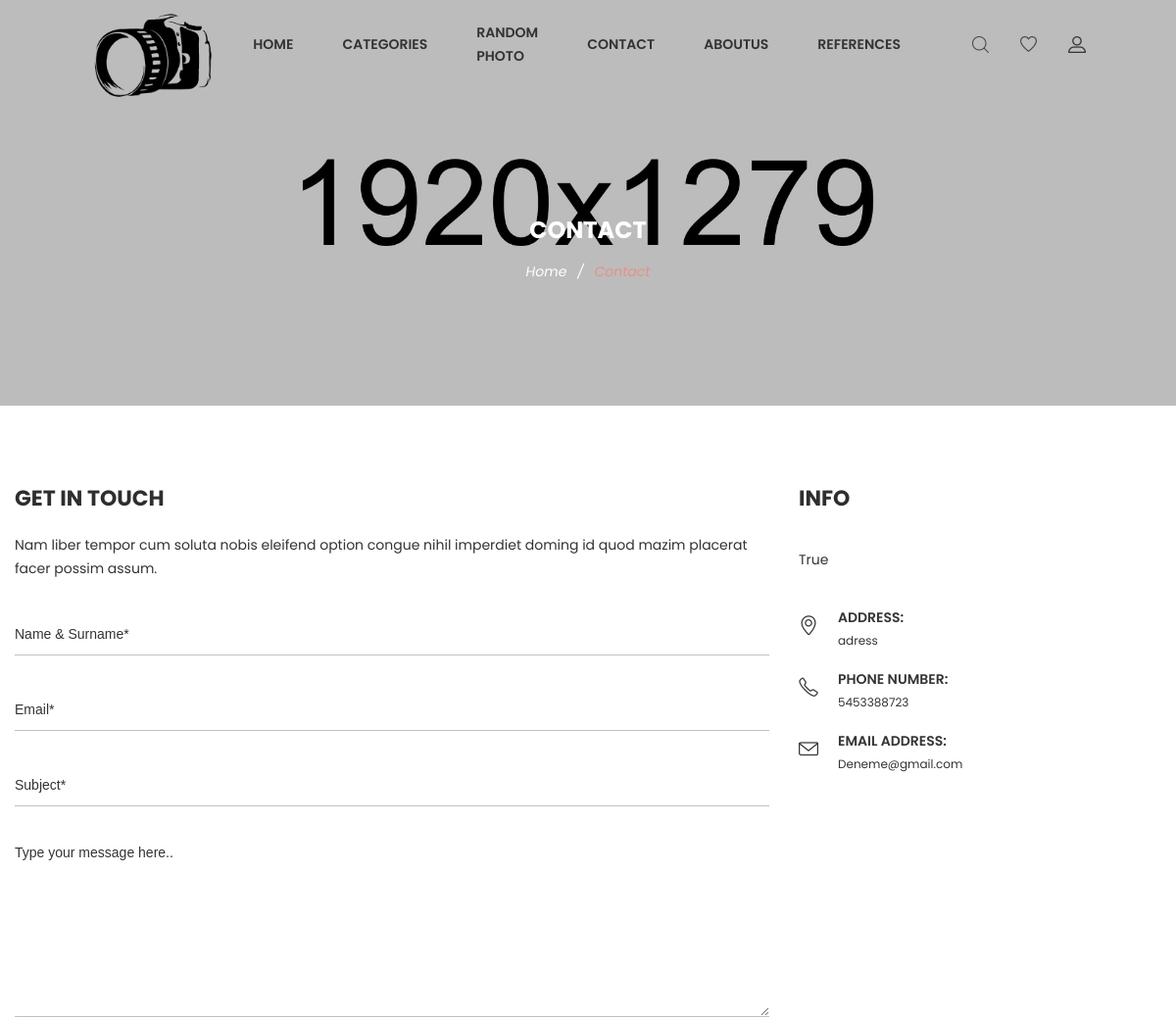
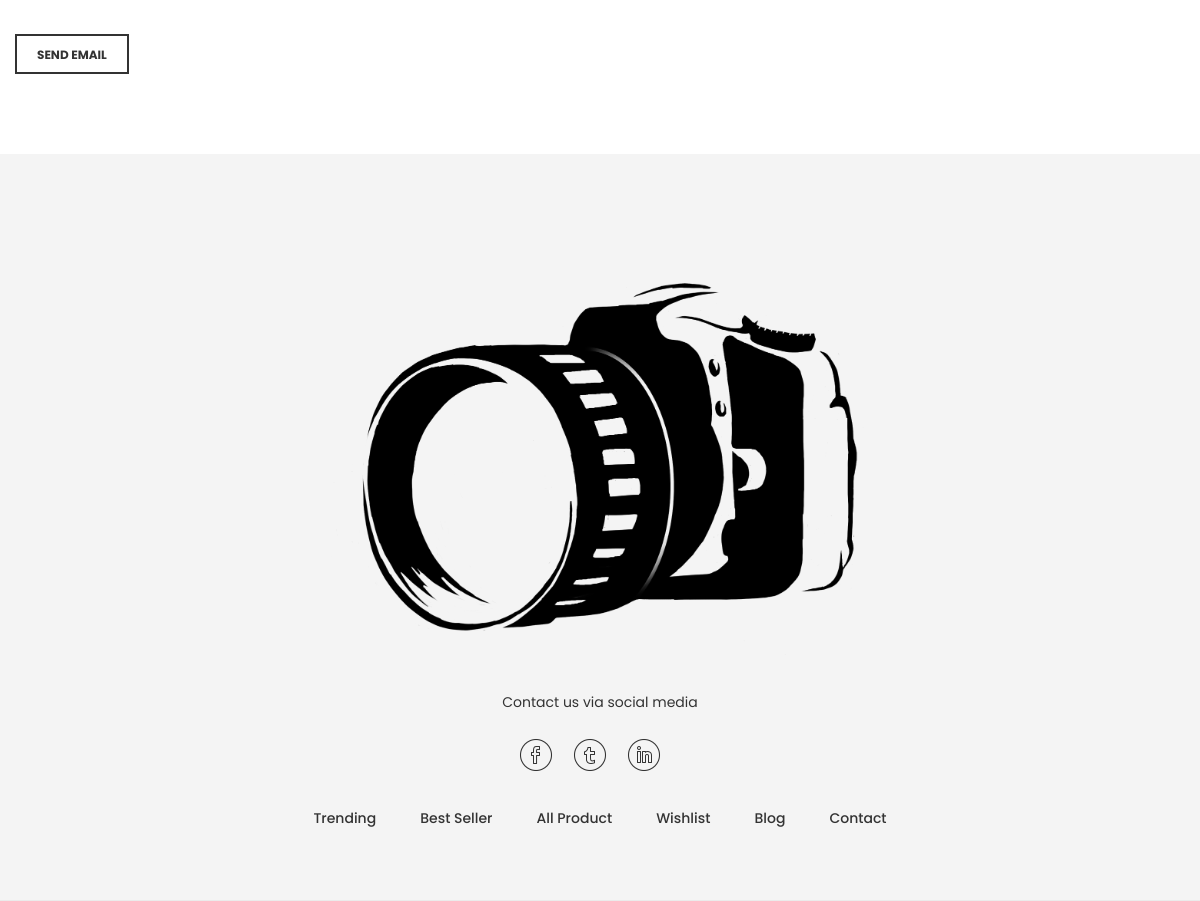
Page /contact (signed in) on the committed database (2 pictures, top to bottom).
### home/models.py (models this page shows, shortened)
class Setting(models.Model):
    STATUS = (
        ('True', 'Evet'),
        ('False', 'Hayır'),
    )
    title = models.CharField(max_length=50)
    keywords = models.CharField(max_length=50)
    description = models.CharField(max_length=255)
    company = models.CharField(max_length=50)
    address = models.CharField(blank=True, max_length=100)
    phone = models.CharField(blank=True, max_length=15)
    fax = models.CharField(blank=True, max_length=15)
    email = models.CharField(blank=True, max_length=50)
    smtpserver = models.CharField(blank=True, max_length=50)
    smtpmail = models.CharField(blank=True, max_length=50)
    smtppassword = models.CharField(blank=True, max_length=100)
    smtpport = models.CharField(blank=True, max_length=10)
    icon = models.ImageField(blank=True, upload_to='assets/images/', max_length=255)
    facebook = models.CharField(blank=True, max_length=50)
    twitter = models.CharField(blank=True, max_length=50)
    linkedin = models.CharField(blank=True, max_length=50)
    aboutus = RichTextUploadingField(blank=True)
    contact = RichTextUploadingField(blank=True)
    references = RichTextUploadingField(blank=True)
    status = models.CharField(max_length=10, choices=STATUS)

### home/views.py (the view, shortened to what this page needs)
# urls.py: path('contact', views.contact, name='contact'),
def contact(request):
    setting = Setting.objects.get(pk=1)
    category = Category.objects.all()
    form = ContactForm()
    context = {'category': category, 'setting': setting, 'form': form}
    return render(request, 'Pages/contactPage.html', context)

### home/models.py
class ContactForm(ModelForm):
    class Meta:
        model = ContactFormMessage
        fields = ['name', 'email', 'subject', 'message']
        widgets = {
            'name': TextInput(attrs={'placeholder': 'Name & Surname'}),
            'subject': TextInput(attrs={'placeholder': 'Subject'}),
            'email': TextInput(attrs={'placeholder': 'Email Address'}),
            'message': Textarea(attrs={'placeholder': 'Your Message', 'rows': '5'}),
        }

### home/templates/Pages/contactPage.html (shortened to what this page needs)
{% extends 'HomeBase.html' %}
{% block body %}
    <div class="ht__bradcaump__area bg-image--5">
        <div class="container">
            <div class="row">
                <div class="col-lg-12">
                    <div class="bradcaump__inner text-center">
                        <h2 class="bradcaump-title">Contact</h2>
                        <nav class="bradcaump-content">
                            <a class="breadcrumb_item" href="/">Home</a>
                            <span class="brd-separetor">/</span>
                            <span class="breadcrumb_item active">Contact</span>
                        </nav>
                    </div>
                </div>
            </div>
        </div>
    </div>
    <section class="wn_contact_area bg--white pt--80 pb--80">
        <div class="container">
            <div class="row">
                <div class="col-lg-8 col-12">
                    <div class="contact-form-wrap">
                        <h2 class="contact__title">Get in touch</h2>
                        <p>Nam liber tempor cum soluta nobis eleifend option congue nihil imperdiet doming id quod mazim
                            placerat facer possim assum. </p>
                        <form id="contact-form" action="" method="post">
                            <div class="single-contact-form space-between">
                                <input type="text" name="name" placeholder="Name & Surname*" maxlength="50">
                            </div>
                            <div class="single-contact-form space-between">
                                <input type="email" name="email" placeholder="Email*" maxlength="50">
                            </div>
                            <div class="single-contact-form">
                                <input type="text" name="subject" placeholder="Subject*" maxlength="100">
                            </div>
                            <div class="single-contact-form message">
                                <textarea name="message" placeholder="Type your message here.." maxlength="255"></textarea>
                            </div>
                            <div class="contact-btn">
                                <button type="submit">Send Email</button>
                            </div>
                        </form>
                    </div>
                </div>
                <div class="col-lg-4 col-12 md-mt-40 sm-mt-40">
                    <div class="wn__address">
                        <h2 class="contact__title">INFO</h2>
                        <p>{{ setting.contact|safe }} </p>
                        <div class="wn__addres__wreapper">
                            <div class="single__address">
                                <i class="icon-location-pin icons"></i>
                                <div class="content">
                                    <span>address:</span>
                                    <p>{{ setting.address }}</p>
                                </div>
                            </div>
                            <div class="single__address">
                                <i class="icon-phone icons"></i>
                                <div class="content">
                                    <span>Phone Number:</span>
                                    <p>{{ setting.phone }}</p>
                                </div>
                            </div>
                            <div class="single__address">
                                <i class="icon-envelope icons"></i>
                                <div class="content">
                                    <span>Email address:</span>
                                    <p>{{ setting.email }}</p>
                                </div>
                            </div>
                        </div>
                    </div>
                </div>
            </div>
        </div>
    </section>
{% endblock %}

### rows in the picture
Setting: contact "True", address "adress", phone "5453388723", email "Deneme@gmail.com"
